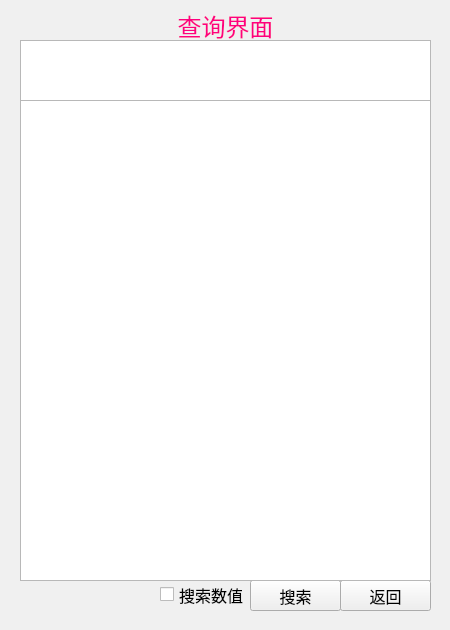
<?xml version="1.0" encoding="UTF-8"?>
<ui version="4.0">
 <class>searchWidget</class>
 <widget class="QWidget" name="searchWidget">
  <property name="geometry">
   <rect>
    <x>0</x>
    <y>0</y>
    <width>450</width>
    <height>630</height>
   </rect>
  </property>
  <property name="sizePolicy">
   <sizepolicy hsizetype="Fixed" vsizetype="Fixed">
    <horstretch>0</horstretch>
    <verstretch>0</verstretch>
   </sizepolicy>
  </property>
  <property name="font">
   <font>
    <pointsize>12</pointsize>
   </font>
  </property>
  <property name="windowTitle">
   <string>Form</string>
  </property>
  <widget class="mytextedit" name="searchEdit">
   <property name="geometry">
    <rect>
     <x>20</x>
     <y>40</y>
     <width>411</width>
     <height>61</height>
    </rect>
   </property>
   <property name="font">
    <font>
     <pointsize>11</pointsize>
    </font>
   </property>
  </widget>
  <widget class="QLabel" name="label">
   <property name="geometry">
    <rect>
     <x>10</x>
     <y>10</y>
     <width>431</width>
     <height>31</height>
    </rect>
   </property>
   <property name="font">
    <font>
     <pointsize>18</pointsize>
     <italic>false</italic>
     <bold>false</bold>
    </font>
   </property>
   <property name="styleSheet">
    <string notr="true">color: rgb(255, 0, 127);
font: 18pt &quot;Adobe Arabic&quot;;</string>
   </property>
   <property name="text">
    <string>查询界面</string>
   </property>
   <property name="alignment">
    <set>Qt::AlignCenter</set>
   </property>
  </widget>
  <widget class="QPushButton" name="pushButton">
   <property name="geometry">
    <rect>
     <x>250</x>
     <y>580</y>
     <width>91</width>
     <height>31</height>
    </rect>
   </property>
   <property name="text">
    <string>搜索</string>
   </property>
  </widget>
  <widget class="QCheckBox" name="check">
   <property name="geometry">
    <rect>
     <x>160</x>
     <y>579</y>
     <width>91</width>
     <height>31</height>
    </rect>
   </property>
   <property name="text">
    <string>搜索数值</string>
   </property>
  </widget>
  <widget class="QPushButton" name="pushButton_2">
   <property name="geometry">
    <rect>
     <x>340</x>
     <y>580</y>
     <width>91</width>
     <height>31</height>
    </rect>
   </property>
   <property name="text">
    <string>返回</string>
   </property>
  </widget>
  <widget class="QWidget" name="centralwidget" native="true">
   <property name="geometry">
    <rect>
     <x>0</x>
     <y>0</y>
     <width>450</width>
     <height>630</height>
    </rect>
   </property>
   <property name="sizePolicy">
    <sizepolicy hsizetype="Fixed" vsizetype="Fixed">
     <horstretch>0</horstretch>
     <verstretch>0</verstretch>
    </sizepolicy>
   </property>
   <property name="styleSheet">
    <string notr="true">background-color: rgb(240, 240, 240);</string>
   </property>
  </widget>
  <widget class="QListView" name="topicView">
   <property name="geometry">
    <rect>
     <x>20</x>
     <y>100</y>
     <width>411</width>
     <height>481</height>
    </rect>
   </property>
   <property name="editTriggers">
    <set>QAbstractItemView::NoEditTriggers</set>
   </property>
   <property name="selectionMode">
    <enum>QAbstractItemView::SingleSelection</enum>
   </property>
  </widget>
  <zorder>centralwidget</zorder>
  <zorder>searchEdit</zorder>
  <zorder>label</zorder>
  <zorder>pushButton</zorder>
  <zorder>check</zorder>
  <zorder>pushButton_2</zorder>
  <zorder>topicView</zorder>
 </widget>
 <customwidgets>
  <customwidget>
   <class>mytextedit</class>
   <extends>QTextEdit</extends>
   <header>mytextedit.h</header>
  </customwidget>
 </customwidgets>
 <resources/>
 <connections/>
</ui>
